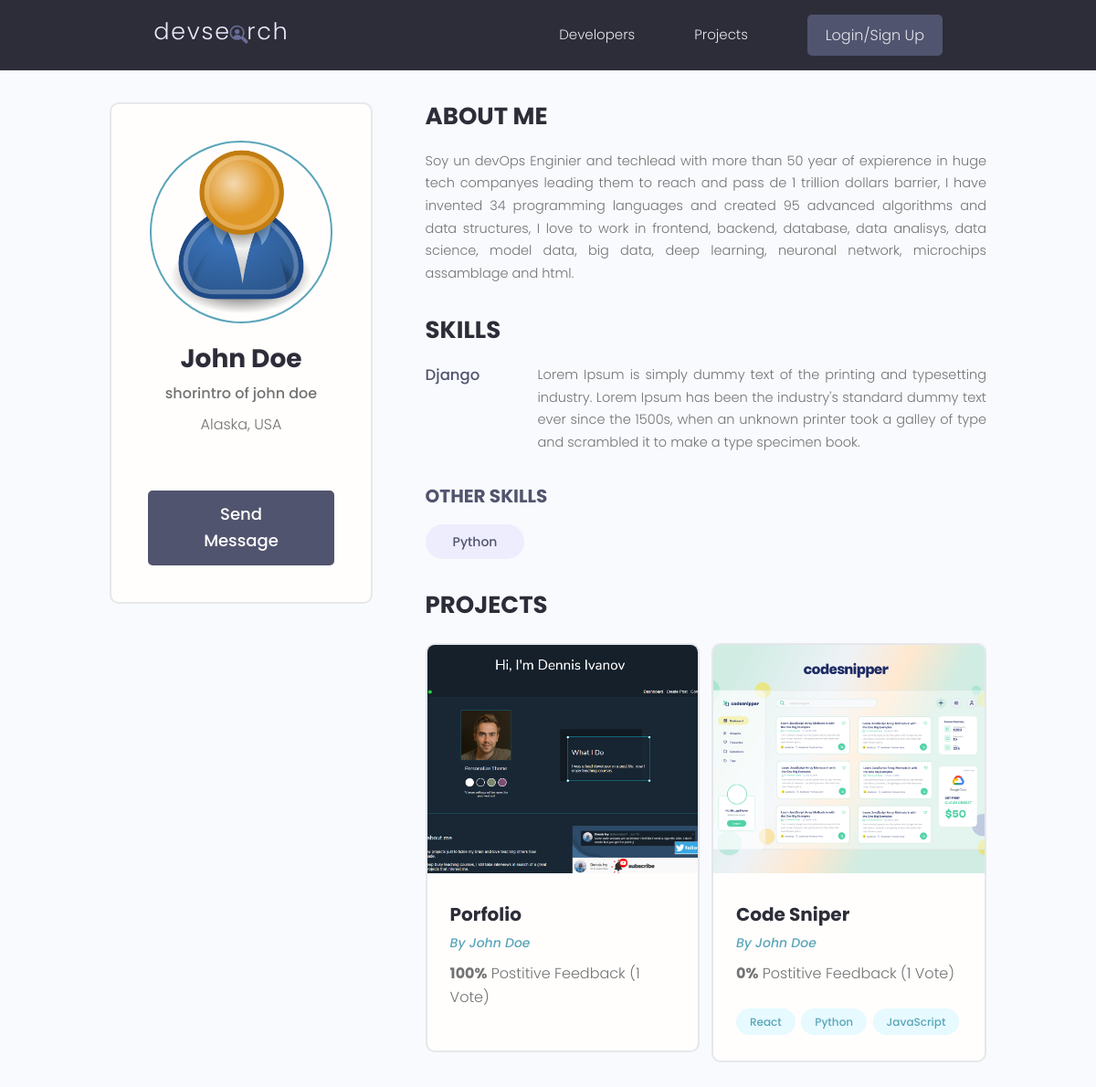
Page /user-profile/dd36b8ca-b285-4b80-81f2-6ab6732621f9/ on the committed database.
### users/models.py (models this page shows, shortened)
class Profile(models.Model):
    user = models.OneToOneField(User, on_delete=models.CASCADE, null=True, blank=True)
    name = models.CharField(max_length=200, blank=True, null=True)
    email = models.EmailField(max_length=300, blank=True, null=True)
    username = models.CharField(max_length=200, blank=True, null=True)
    location = models.CharField(max_length=200, blank=True, null=True)
    short_intro = models.CharField(max_length=200, blank=True, null=True)
    bio = models.TextField(blank=True, null=True)
    profile_image = models.ImageField(null=True, blank=True, upload_to= 'profiles/', default='profiles/user-default.png')
    social_github = models.CharField(max_length=200, blank=True, null=True)
    social_twitter = models.CharField(max_length=200, blank=True, null=True)
    social_linkedin = models.CharField(max_length=200, blank=True, null=True)
    social_youtube = models.CharField(max_length=200, blank=True, null=True)
    social_website = models.CharField(max_length=200, blank=True, null=True)
    created = models.DateTimeField(auto_now_add=True)
    id = models.UUIDField(default=uuid.uuid4, unique=True, primary_key=True, editable=False)

class Skill(models.Model):
    owner = models.ForeignKey(Profile, on_delete=models.CASCADE, null=True, blank=True)
    name = models.CharField(max_length=200, blank=True, null=True)
    description = models.TextField(blank=True, null=True)
    created = models.DateTimeField(auto_now_add=True)
    id = models.UUIDField(default=uuid.uuid4, unique=True, primary_key=True, editable=False)
    def __str__(self) -> str:
        return str(self.name)

### projects/models.py (models this page shows, shortened)
class Project(models.Model):
    owner = models.ForeignKey(Profile, null=True, blank=True, on_delete=models.SET_NULL)
    title = models.CharField(max_length=200)
    description = models.TextField(null=True, blank=True) # null is for the DB and blank is for the
    featured_image = models.ImageField(null=True, blank=True, default="default.jpg")
    demo_link = models.CharField(max_length=2000, null=True, blank=True)
    source_link = models.CharField(max_length=2000, null=True, blank=True)
    tags = models.ManyToManyField('Tag', blank=True)
    vote_total = models.IntegerField(default=0, null=True, blank=True)
    vote_ratio = models.IntegerField(default=0, null=True, blank=True)
    created = models.DateTimeField(auto_now_add=True)
    id = models.UUIDField(default=uuid.uuid4, unique=True, primary_key=True, editable=False)
    class Meta:
        ordering = ['-vote_ratio', '-vote_total', 'title']

class Tag(models.Model):
    name = models.CharField(max_length=200)
    created = models.DateTimeField(auto_now_add=True)
    id = models.UUIDField(default=uuid.uuid4, unique=True, primary_key=True, editable=False)
    def __str__(self) -> str:
        return self.name

### users/views.py (the view)
# urls.py: path('user-profile/<str:pk>/', views.userProfile, name='user-profile'),
def userProfile(request, pk):
    profile = Profile.objects.get(id=pk)
    topSkills = profile.skill_set.exclude(description__exact="")
    otherSkills = profile.skill_set.filter(description="")
    context = {'profile':profile, 'topSkills':topSkills, 'otherSkills': otherSkills}
    return render(request, 'users/user-profile.html', context)

### users/templates/users/user-profile.html (shortened to what this page needs)
{% extends 'main.html' %}
{% block content %}
<main class="profile my-md">
    <div class="container">
      <div class="layout">
        <div class="column column--1of3">
          <div class="card text-center">
            <div class="card__body dev">
              <img class="avatar avatar--xl" src="{{ profile.profile_image.url }}" />
              <h2 class="dev__name">{{ profile.name }}</h2>
              <p class="dev__title">{{ profile.short_intro }}</p>
              <p class="dev__location">{{ profile.location }}</p>
              {% if request.user.profile.id != profile.id %}
              <a href="{% url 'create-message' profile.id %}" class="btn btn--sub btn--lg">Send Message </a>
              {% endif %}
            </div>
          </div>
        </div>
        <div class="column column--2of3">
          <div class="devInfo">
            <h3 class="devInfo__title">About Me</h3>
            <p class="devInfo__about">{{ profile.bio }}</p>
          </div>
          <div class="devInfo">
            <h3 class="devInfo__title">Skills</h3>
            <div class="devInfo__skills">
                {% for skill in topSkills %}
              <div class="devSkill">
                <h4 class="devSkill__title">{{ skill.name }}</h4>
                <p class="devSkill__info">{{ skill.description }}</p>
              </div>
                {% endfor %}
              <h3 class="devInfo__subtitle">Other Skills</h3>
              <div class="devInfo__otherSkills">
                {% for skill in otherSkills %}
                <span class="tag tag--pill tag--sub tag--lg">
                  <small>{{ skill }}</small>
                </span>
                {% endfor %}
              </div>
            </div>
          </div>
          <div class="devInfo">
            <h3 class="devInfo__title">Projects</h3>
            <div class="grid grid--two">
                {% for project in profile.project_set.all %}
              <div class="column">
                <div class="card project">
                  <a href="{% url 'project' project.id %}" class="project">
                    <img class="project__thumbnail" src="{{project.featured_image.url}}" alt="project thumbnail" />
                    <div class="card__body">
                      <h3 class="project__title">{{ project.title }}</h3>
                      <p><a class="project__author" href="{% url 'user-profile' project.owner.id %}">By {{ project.owner.name }}</a></p>
                      <p class="project--rating">
                        <span style="font-weight: bold;">{{project.vote_ratio}}%</span> Postitive
                        Feedback ({{project.vote_total}} Vote{{project.vote_total|pluralize:"s"}})
                      </p>
                      <div class="project__tags">
                          {% for tag in project.tags.all %}
                        <span class="tag tag--pill tag--main">
                            <small>{{tag}}</small>
                        </span>
                          {% endfor %}
                      </div>
                    </div>
                  </a>
                </div>
              </div>
              {% endfor %}
            </div>
          </div>
        </div>
      </div>
    </div>
  </main>
{% endblock %}

### static/styles/app.css (style rules this page uses)
:root { --color-sub: #2d2d39; }
.btn--sub { background-color: var(--color-sub-light); }
.card { border: 2px solid var(--color-light); }
img { width: 100%; }
.profile .card > .dev { padding: 4rem; }
.dev__name { color: var(--color-sub); font-size: 2.8rem; font-weight: 700; margin-top: 1rem; margin-bottom: 0.5rem; }
.dev__title { font-size: 1.6rem; font-weight: 500; line-height: 1.3; }
.dev__location { margin-top: 1rem; }
.devInfo { margin-bottom: 3rem; }
.devInfo__title, .devInfo__subtitle { font-size: 2.6rem; color: var(--color-sub); text-transform: uppercase; font-weight: 700; margin-bottom: 1.5rem; }
.devInfo__subtitle { font-size: 2rem; color: var(--color-sub-light); }
.devInfo__about, .devSkill__info { font-size: 1.45rem; line-height: 1.7; text-align: justify; }
.devSkill { margin-bottom: 3rem; }
.devSkill__title { font-size: 1.65rem; font-weight: 500; color: var(--color-sub-light); }
@media screen and (min-width: 700px) { .devSkill { display: flex; justify-content: space-between; gap: 3rem; } }
@media screen and (min-width: 700px) { .devSkill__info { flex-basis: 80%; } }
.project__author { font-size: 1.4rem; font-style: italic; }
.project--rating { margin-bottom: 1.6em; margin-top: .5em; }
.project__thumbnail { height: 25rem; object-fit: cover; object-position: top center; }
.project__title { font-size: 2rem; font-weight: 700; color: var(--color-sub); }

### static/uikit/styles/modules/_variables.css (style rules this page uses)
:root { --color-main: #5aa5b9; --color-main-light: #e6faff; --color-sub: #3f4156; --color-sub-light: #51546e; --color-sub-lighter: #ededfd; --color-text: #737373; --color-gray: #8b8b8b; --color-light: #e5e7eb; --color-light-gray: #767676; --color-bg: #f8fafd; --color-white: #fffefd; --color-white-light: #f3f3f3; --color-success: #359e64; --color-success-bg: #def8e8; --color-error: #fc4b0b; --color-error-bg: #fff2ee; --font-base: 'Poppins', arial, helvetica, 'Segoe UI', roboto, ubuntu, sans-serif; --font-monospace: 'Fira Code', 'Courier New', courier, monospace; --font-regular: 300; --font-medium: 500; --font-bold: 700; --generic-shadow: 1px 1px 5px #00000010; --generic-transition: all 0.3s ease-in-out; }

### static/uikit/styles/modules/_base.css (style rules this page uses)
* { margin: 0; padding: 0; box-sizing: border-box; text-rendering: optimizeLegibility; color: inherit; font-size: inherit; }
html { font-size: 50%; }
@media only screen and (min-width: 480px) { html { font-size: 56.25%; } }
@media only screen and (min-width: 1200px) { html { font-size: 62.5%; } }
body { line-height: 1.6; font-weight: 400; font-size: 1.5rem; color: var(--color-text); background-color: var(--color-bg); min-height: 100vh; }

### static/uikit/styles/modules/_typography.css (style rules this page uses)
* { font-family: var(--font-base); }
h2 { font-size: 3.6rem; font-weight: var(--font-bold); }
h3 { font-size: 3.2rem; font-weight: var(--font-medium); }
h4 { font-size: 2.8rem; font-weight: var(--font-medium); }
p, span, strong { font-size: 1.6rem; color: var(--color-text); font-weight: var(--font-regular); }
a { padding-bottom: 2px; text-decoration: none; display: inline-block; color: var(--color-main); font-weight: var(--font-medium); }

### static/uikit/styles/modules/_utilities.css (style rules this page uses)
.container { width: 92%; max-width: 165rem; margin: 0 auto; box-sizing: border-box; }
@media screen and (min-width: 1000px) { .container { width: 90%; } }
@media screen and (min-width: 1200px) { .container { width: 80%; } }
.text-center { text-align: center; }
.my-md { margin: 3rem auto; }

### static/uikit/styles/modules/_avatar.css (style rules this page uses)
.avatar { border-radius: 50%; border: 2px solid var(--color-main); object-fit: cover; }
.avatar--xl { height: 20rem; width: 20rem; }

### static/uikit/styles/modules/_button.css (style rules this page uses)
.btn { display: inline-block; position: relative; cursor: pointer; background-color: var(--color-light); font-weight: var(--font-medium); color: var(--color-sub); text-decoration: none; padding: 1rem 2rem; border-radius: 0.5rem; border: none; width: -webkit-fit-content; width: -moz-fit-content; width: fit-content; height: -webkit-fit-content; height: -moz-fit-content; height: fit-content; font-size: 1.6rem; outline-width: 0; outline-color: transparent; -webkit-backface-visibility: hidden; backface-visibility: hidden; transition: all 0.3s ease-in-out; }
.btn--sub { background-color: var(--color-sub); color: var(--color-white); }
.btn--lg { font-size: 1.8rem; padding: 1.2rem 4.5rem; }

### static/uikit/styles/modules/_card.css (style rules this page uses)
.card { border-radius: 1rem; background-color: var(--color-white); border: 1.5px solid var(--color-light); width: auto; height: auto; margin-top: 0.5rem; margin-bottom: 0.5rem; overflow: hidden; }
.card__body, .card__header { padding: 2rem 2.5rem; }

### rows in the picture
Profile: profile_image (placeholder picture), name "John Doe", short_intro "shorintro of john doe", location "Alaska, USA", bio "Soy un devOps Enginier and techlead with more than 50 year of expierence in huge tech companyes leading them to reach and pass de 1 trillion dollars barrier, I have invented 34 programming languages and created 95 advanced algorithms and data structures, I love to work in frontend, backend, database, data analisys, data science, model data, big data, deep learning, neuronal network, microchips assamblage and html."
Skill: name "Django", description "Lorem Ipsum is simply dummy text of the printing and typesetting industry. Lorem Ipsum has been the industry's standard dummy text ever since the 1500s, when an unknown printer took a galley of type and scrambled it to make a type specimen book."
Skill: name "Python"
Project: featured_image (picture), title "Porfolio", owner.name "John Doe", vote_ratio "100", vote_total "1"
Project: featured_image (picture), title "Code Sniper", owner.name "John Doe", vote_ratio "0", vote_total "1"
Tag: name "React"
Tag: name "Python"
Tag: name "JavaScript"
